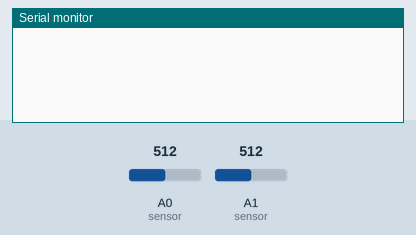
Simulated run of this sketch. Board: Arduino Uno, built with avr-gcc and run on an emulated ATmega328P. Shown: the last lines printed to the serial monitor. The test bench sets the inputs (shaded band); at power-on: A0 (sensor) = 512, A1 (sensor) = 512.

Above: at 1.2 s.
1.3 s: A0 (sensor) set to 259
2.8 s: A0 (sensor) set to 233
At 3.4 s:
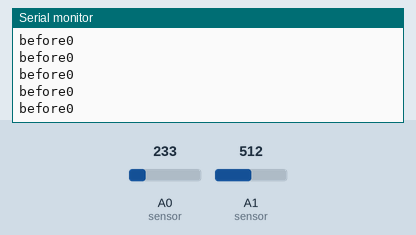
4.7 s: A1 (sensor) set to 264
7.7 s: A1 (sensor) set to 236
At 8.5 s:
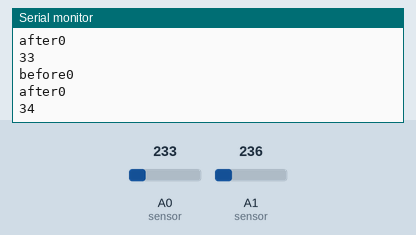
Timing chart, 0 to 10.7 s (numbered marks = the images above; inputs shaded):
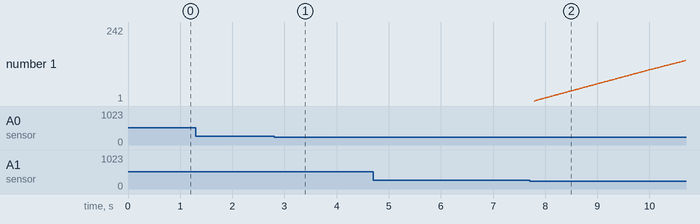

The sketch:

Pressure_Sensor_Code.ino
```cpp
int count = 0;
int EN;
void setup() {
  Serial.begin(9600);

}

void loop(){
  sensor();


}

void sensor(){
    int analogPin1 = analogRead(A0);
    int analogPin2 = analogRead(A1);
    if (analogPin1 < 250)
     {
       EN == 1;
       Serial.print("before");
       Serial.println(EN);


     }
    if (analogPin2 < 250 )
     {
       count += 1;
       EN == 0;
       Serial.print("after");
       Serial.println(EN);
       Serial.println(count);

     }

}
```

Measured:
- the behaviour switches between 250 and 249 on A0 (sensor) (found by bisection; images 0 and 1)
- the behaviour switches between 250 and 249 on A1 (sensor) (found by bisection; images 1 and 2)
- after the input at 2.8 s, the serial monitor: prints a new line at once (image 1)
- after the input at 7.7 s, the serial monitor: prints a new line after 0.08 s (image 2)
